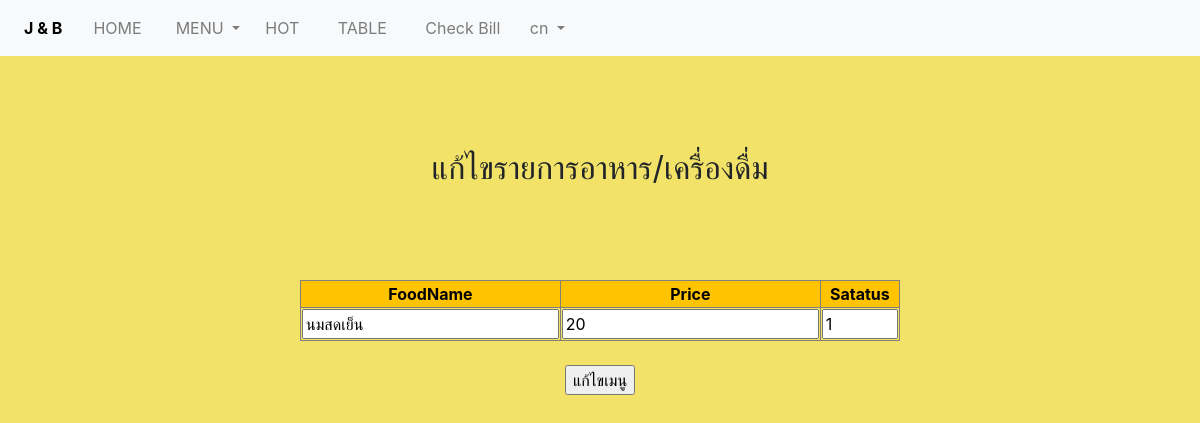
The app's page /editorder.php?FoodID=F01 (signed in) with its own data.
### tables this page shows
CREATE TABLE `food` (
  `FoodID` varchar(4) NOT NULL,
  `FoodTypeID` varchar(3) NOT NULL,
  `FoodName` varchar(50) DEFAULT NULL,
  `FoodPrice` int(6) DEFAULT NULL,
  `FoodStatus` int(1) DEFAULT NULL,
  `FoodPicture` varchar(50) DEFAULT NULL
);

### editorder.php (the view, shortened to what this page needs)
<?php include "connect.php"; include 'headerr.php';
$stmt = $pdo->prepare("SELECT * FROM food WHERE FoodID = ?");
$stmt->bindParam(1, $_GET["FoodID"]);
$stmt->execute();
$row = $stmt->fetch();
?>
<html>
<head><meta charset="utf-8"></head>
<body>
<div style="margin-top:12%;">
<center>
<p style="font-size:2em; ">แก้ไขรายการอาหาร/เครื่องดื่ม<p>
<form  action="editfood.php" method="post">
<table  width="50%" border="1">
<tr style="background-color:#FFC300;color:#000000" >
    <th ><center>FoodName</center></th>
    <th ><center>Price</center></th>
    <th ><center>Satatus</center></th>
</tr>
<tr>
     <td><input style="width:100%;" type="text" name="FoodName" value="<?=$row["FoodName"]?>"><br></td><br>
     <td><input style="width:100%;" type="number" name="FoodPrice" value="<?=$row["FoodPrice"]?>" min="1"><br></td><br>
     <td><input style="width:100%;" type="number" name="FoodStatus" value="<?=$row["FoodStatus"]?>" min="0" max="1"><br></td><br>
</tr>
</table><br>
<input type="submit" value="แก้ไขเมนู" >
</form>
</center>
</div>
</body>
</html>

### head.css (style rules this page uses)
html, body { text-align: center; }

### records on screen
food: FoodName "นมสดเย็น", FoodPrice "20", FoodStatus "1"

### other values on screen
$_SESSION['username'] "cn"
